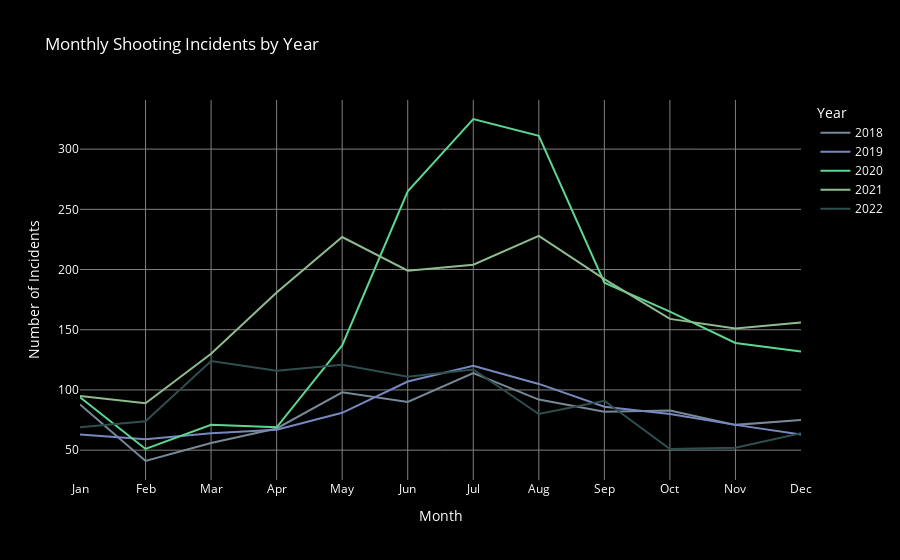

Write notebook code for a chart like this one.
### Code cell
# Convert 'OCCUR_DATE' to datetime if it's not already
cleaned_data['OCCUR_DATE'] = pd.to_datetime(cleaned_data['OCCUR_DATE'])


# Extract year and month
cleaned_data['YEAR'] = cleaned_data['OCCUR_DATE'].dt.year
cleaned_data['MONTH'] = cleaned_data['OCCUR_DATE'].dt.month

# Group by year and month and count the occurrences
monthly_crime_data = cleaned_data.groupby(['YEAR', 'MONTH']).size().reset_index(name='INCIDENTS')


# keep only last 5 years
monthly_crime_data = monthly_crime_data[monthly_crime_data['YEAR'] >=2018]

# Calculate maximum incidents per year for color scaling
max_incidents_per_year = monthly_crime_data.groupby('YEAR')['INCIDENTS'].max()

# Normalize these values to a 0-1 range for color mapping, set a minimum opacity
min_opacity = 0.2  # Adjust minimum opacity here
norm = (max_incidents_per_year - max_incidents_per_year.min()) / (max_incidents_per_year.max() - max_incidents_per_year.min()) * (1 - min_opacity) + min_opacity

# Map these normalized values back to the main DataFrame
monthly_crime_data['COLOR'] = monthly_crime_data['YEAR'].map(norm)

# Make sure we have enough colors for the number of years, repeat if needed
unique_years = monthly_crime_data['YEAR'].unique()
if len(discrete_colorscale) < len(unique_years):
    num_repeats = -(-len(unique_years) // len(discrete_colorscale))  # Ceiling division
    discrete_colorscale = (discrete_colorscale * num_repeats)[:len(unique_years)]

# Map years to colors
# year_to_color = {year: color for year, color in zip(unique_years, discrete_colorscale)}
# year_to_color[2020] = emphasis_color  # Assign the emphasis color to 2020

# Create the plot using Graph Objects for more control
fig = go.Figure()

# Add each year as a separate trace
for year in unique_years:
    year_data = monthly_crime_data[monthly_crime_data['YEAR'] == year]
    fig.add_trace(go.Scatter(
        x=year_data['MONTH'], 
        y=year_data['INCIDENTS'], 
        mode='lines',
        name=str(year),
        line=dict(color=year_to_color[year])  # Apply color based on the year
    ))

# Update the layout to add customizations
fig.update_layout(
    title='Monthly Shooting Incidents by Year',
    xaxis=dict(
        title='Month',
        tickmode='array',
        tickvals=list(range(1, 13)),
        ticktext=['Jan', 'Feb', 'Mar', 'Apr', 'May', 'Jun', 'Jul', 'Aug', 'Sep', 'Oct', 'Nov', 'Dec'],
        gridcolor='gray',
    ),
    yaxis=dict(
        title='Number of Incidents',
        gridcolor='gray',
    ),
    legend_title_text='Year',
    plot_bgcolor='black',  # Set the plotting area background to black
    paper_bgcolor='black',  # Set the entire chart background to black
    font=dict(
        color='white'  # Ensure all default text (like legend, annotations) is white
    )
    # margin=dict(l=30, r=20, t=60, b=20)
)

fig.show()
pio.write_html(fig, file='monthly_shootings_per_year.html', auto_open=False)

### Figure 1 — Plotly figure (JSON) as saved in the notebook; plotly's stock layout.template omitted (floating-point values rounded to 4 significant figures)
{"data": [{"line": {"color": "rgb(119,136,153)"}, "mode": "lines", "name": "2018", "type": "scatter", "x": [1, 2, 3, 4, 5, 6, 7, 8, 9, 10, 11, 12], "y": [88, 41, 56, 68, 98, 90, 114, 92, 82, 83, 71, 75]}, {"line": {"color": "rgb(119,136,192)"}, "mode": "lines", "name": "2019", "type": "scatter", "x": [1, 2, 3, 4, 5, 6, 7, 8, 9, 10, 11, 12], "y": [63, 59, 64, 67, 81, 107, 120, 105, 86, 80, 71, 63]}, {"line": {"color": "rgb(93,214,145)"}, "mode": "lines", "name": "2020", "type": "scatter", "x": [1, 2, 3, 4, 5, 6, 7, 8, 9, 10, 11, 12], "y": [94, 51, 71, 69, 137, 265, 325, 311, 189, 165, 139, 132]}, {"line": {"color": "rgb(143,188,143)"}, "mode": "lines", "name": "2021", "type": "scatter", "x": [1, 2, 3, 4, 5, 6, 7, 8, 9, 10, 11, 12], "y": [95, 89, 130, 181, 227, 199, 204, 228, 192, 159, 151, 156]}, {"line": {"color": "rgb(47,79,79)"}, "mode": "lines", "name": "2022", "type": "scatter", "x": [1, 2, 3, 4, 5, 6, 7, 8, 9, 10, 11, 12], "y": [69, 74, 124, 116, 121, 111, 117, 80, 91, 51, 52, 64]}], "layout": {"font": {"color": "white"}, "legend": {"title": {"text": "Year"}}, "paper_bgcolor": "black", "plot_bgcolor": "black", "title": {"text": "Monthly Shooting Incidents by Year"}, "xaxis": {"gridcolor": "gray", "tickmode": "array", "ticktext": ["Jan", "Feb", "Mar", "Apr", "May", "Jun", "Jul", "Aug", "Sep", "Oct", "Nov", "Dec"], "tickvals": [1, 2, 3, 4, 5, 6, 7, 8, 9, 10, 11, 12], "title": {"text": "Month"}}, "yaxis": {"gridcolor": "gray", "title": {"text": "Number of Incidents"}}}}
